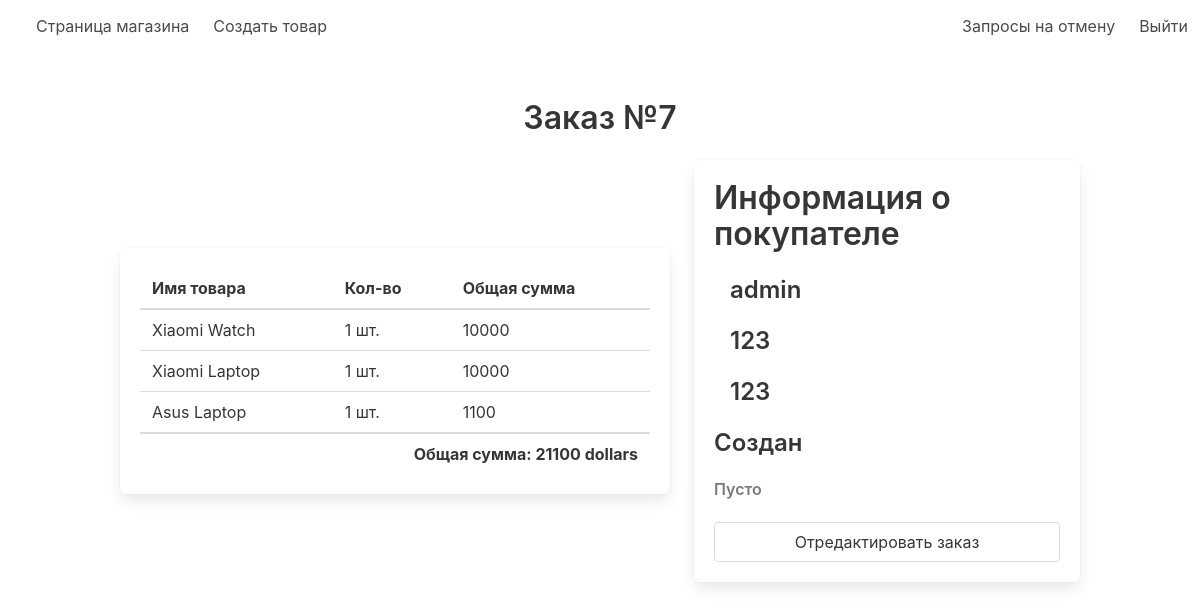
Page /staff/order/7 on the committed database.
### store/models.py (models this page shows, shortened)
class Order(models.Model):
    customer = models.ForeignKey(User, on_delete=models.CASCADE)
    address = models.CharField(max_length=255)
    phone = models.CharField(max_length=255)
    total_price = models.IntegerField()
    status = models.CharField(choices=STATUS, null=True, max_length=255, default='Cоздан')
    comment = models.CharField(max_length=255, blank=True, null=True)

class OrderProduct(models.Model):
    order = models.ForeignKey(
        Order, on_delete=models.CASCADE, related_name='order_products')
    product = models.ForeignKey(Product, on_delete=models.CASCADE)
    amount = models.IntegerField()
    total = models.IntegerField()
    def __str__(self):
        return self.product.name

class Product(models.Model):
    name = models.CharField(max_length=255)
    slug = models.SlugField(unique=True)
    description = models.TextField()
    price = models.IntegerField()
    is_new = models.BooleanField()
    is_discounted = models.BooleanField()
    category = models.ForeignKey('store.Category', on_delete=models.CASCADE)
    brand = models.ForeignKey('store.Brand', on_delete=models.CASCADE)
    image = models.ImageField(default='default.png')
    favourite = models.ManyToManyField(User, related_name='favourite_product')

### staff/views.py (the view)
# urls.py: path('order/<int:pk>', views.order, name='order'),
def order(request, pk):
    order_data = Order.objects.get(pk=pk)
    return render(request, 'order.html', {'order': order_data})

### staff/templates/order.html (shortened to what this page needs)
{% extends 'admin_layout.html' %}
{% block content %}
    <div class="section">
        <div class="container">
            <div class="title has-text-centered">
                Заказ №{{ order.pk }}
            </div>
            <div class="columns is-centered is-vcentered">
                <div class="column is-7">
                    <div class="box">
                        <table class="table is-fullwidth">
                            <thead>
                            <tr>
                                <th>Имя товара</th>
                                <th>Кол-во</th>
                                <th>Общая сумма</th>
                            </tr>
                            </thead>
                            <tbody>
                            {% for product in order.order_products.all %}
                                <tr>
                                    <td>{{ product }}</td>
                                    <td>{{ product.amount }} шт.</td>
                                    <td>{{ product.total }}</td>
                                </tr>
                            {% endfor %}
                            </tbody>
                            <tfoot>
                            <tr>
                                <td colspan="3" class="has-text-right has-text-weight-bold">
                                    Общая сумма: {{ order.total_price }} dollars
                                </td>
                            </tr>
                            </tfoot>
                        </table>
                    </div>
                </div>
                <div class="column">
                    <div class="box">
                        <div class="title is-3">
                            Информация о покупателе
                        </div>
                        <div class="title is-4">
                            {{ order.customer.username }}
                        </div>
                        <div class="title is-4">
                            {{ order.address }}
                        </div>
                        <div class="title is-4">
                            {{ order.phone }}
                        </div>
                        <div class="title is-4">
                            {% if order.status %}
                                {{ order.status }}
                            {% else %}
                                Статус не выбран
                            {% endif %}
                        </div>
                        <div class="title is-6 has-text-grey">
                            {% if order.comment %}
                                {{ order.comment }}
                            {% else %}
                                Пусто
                            {% endif %}
                        </div>
                            <a href="{% url 'staff:order_edit' order.pk %}" class="button is-fullwidth">
                                Отредактировать заказ
                            </a>
                    </div>
                </div>
            </div>
        </div>
    </div>
{% endblock %}

### rows in the picture
Order: pk "7", total_price "21100", customer.username "admin", address "123", phone "123", status "Создан"
OrderProduct: product.name "Xiaomi Watch", amount "1", total "10000"
OrderProduct: product.name "Xiaomi Laptop", amount "1", total "10000"
OrderProduct: product.name "Asus Laptop", amount "1", total "1100"
